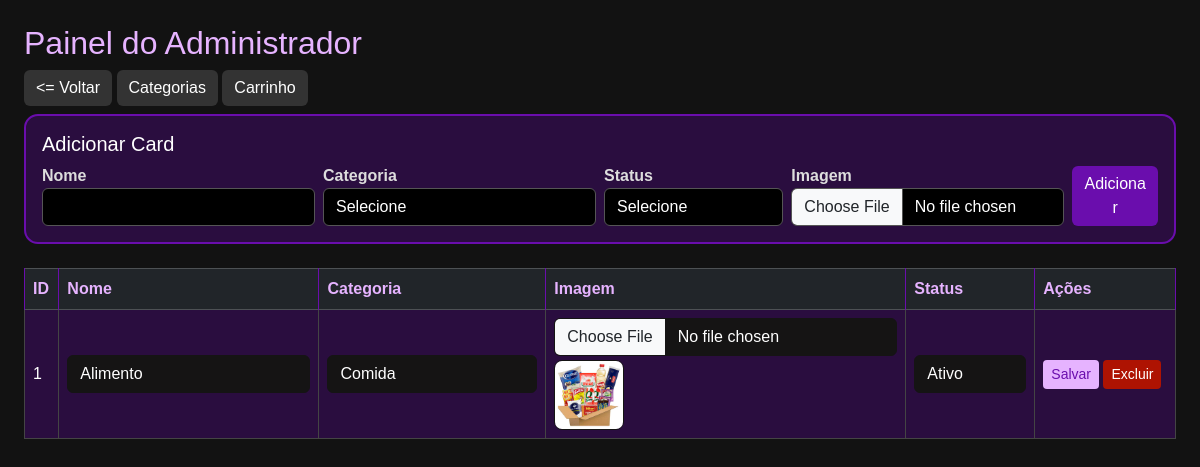
Page /editar_viva.php on the committed database.
### tables this page shows
CREATE TABLE IF NOT EXISTS `produtos` (
  `id` int(11) NOT NULL AUTO_INCREMENT,
  `nome` varchar(100) NOT NULL,
  `categoria` varchar(50) NOT NULL,
  `imagem` varchar(255) DEFAULT NULL,
  `ativo` tinyint(1) DEFAULT 1,
  `status` enum('ativo','urgente','inativo') DEFAULT 'ativo',
  `urgente` tinyint(1) DEFAULT 0,
  PRIMARY KEY (`id`)
);

### editar_viva.php (the view, shortened to what this page needs)
<?php
$conn = new mysqli("localhost", "root", "", "cadastro");
$catResult = $conn->query("SELECT DISTINCT categoria FROM produtos ORDER BY categoria");
$categorias = $catResult ? $catResult->fetch_all(MYSQLI_ASSOC) : [];
$result = $conn->query("SELECT * FROM produtos ORDER BY status, categoria, nome");
$produtos = $result->fetch_all(MYSQLI_ASSOC);
?>
<!DOCTYPE html>
<html lang="pt-br">
<head>
<link href="https://cdn.jsdelivr.net/npm/bootstrap@5.3.3/dist/css/bootstrap.min.css" rel="stylesheet">
</head>
<body class="p-4">
<h2>Painel do Administrador</h2>
<a href="admin.php" class="btn btn-secondary mb-2"><= Voltar</a>
<a href="categorias.php" class="btn btn-secondary mb-2">Categorias</a>
<a href="editar_carrinho.php" class="btn btn-secondary mb-2">Carrinho</a>
<div class="card p-3 mb-4">
<h5>Adicionar Card</h5>
<form method="post" enctype="multipart/form-data" class="row g-2 align-items-end">
    <div class="col-md-3">
        <label>Nome</label>
      <input type="text" name="nome" class="form-control">
    </div>
    <div class="col-md-3">
        <label>Categoria</label>
        <select name="categoria" id="categoriaSelect" class="form-select">
            <option value="">Selecione</option>
        </select>
    </div>
    <div class="col-md-2">
        <label>Status</label>
        <select name="status" class="form-select">
            <option value="">Selecione</option>
        </select>
    </div>
    <div class="col-md-3">
        <label>Imagem</label>
        <input type="file" name="imagem" class="form-control">
    </div>
    <div class="col-md-1">
        <button type="submit" name="adicionar" class="btn btn-primary w-100">Adicionar</button>
    </div>
</form>
</div>
<form method="post" enctype="multipart/form-data">
<table class="table table-bordered align-middle">
<thead class="table-dark">
<tr>
<th>ID</th><th>Nome</th><th>Categoria</th><th>Imagem</th><th>Status</th><th>Ações</th>
</tr>
</thead>
<tbody>
<?php foreach ($produtos as $p): ?>
<tr>
<td><?= $p['id'] ?></td>
<td>
<input type="text" name="produtos[<?= $p['id'] ?>][nome]"
       value="<?= htmlspecialchars($p['nome']) ?>" class="form-control">
</td>
<td>
<select name="produtos[<?= $p['id'] ?>][categoria]"
        class="form-select categoria-select"
        data-id="<?= $p['id'] ?>">
<?php foreach ($categorias as $c): ?>
<option value="<?= $c['categoria'] ?>" <?= $p['categoria']==$c['categoria']?'selected':'' ?>>
<?= $c['categoria'] ?>
</option>
<?php endforeach; ?>
</select>
</td>
<td>
<input type="file" name="produtos[<?= $p['id'] ?>][imagem]" class="form-control mb-1">
<img src="<?= $p['imagem'] ?>">
</td>
<td>
<select name="produtos[<?= $p['id'] ?>][status]" class="form-select">
<option value="ativo" <?= $p['status']=='ativo'?'selected':'' ?>>Ativo</option>
</select>
</td>
<td>
<button type="submit" name="salvar" value="<?= $p['id'] ?>" class="btn btn-success btn-sm">Salvar</button>
<button type="submit"
        name="excluir"
        class="btn btn-danger btn-sm"
        onclick="document.getElementById('id<?= $p['id'] ?>').value=<?= $p['id'] ?>; return confirm('Tem certeza?');">
Excluir
</button>
</td>
</tr>
<?php endforeach; ?>
</tbody>
</table>
</form>
</body>
</html>

### editar_viva.php (style rules this page uses)
img { max-width:80px; border-radius:6px; }
html, body { background-color: #121212; color: #fff; min-height: 100%; font-family: Arial, sans-serif; }
h2 { color: #e6b3ff; }
.btn-secondary { background: #333; border: none; color: #fff; }
.card { background: #2a0d3f; border: 2px solid #6a0dad; border-radius: 14px; color: #fff; }
label { color: #ddd; font-weight: 600; }
.form-control, .form-select { background: #000; color: #fff; border: 1px solid #555; }
.form-control::placeholder { color: #aaa; }
input[type="file"] { background: #000; color: #fff; }
.btn-primary { background: #6a0dad; border: none; color: #fff; }
.btn-success { background: #e6b3ff; border: none; color: #6a0dad; }
.btn-danger { background: #ae1302ff; border: none; color: #fff; }
.table { background: #2a0d3f !important; color: #fff; border-color: #6a0dad; }
.table thead { background: #1b082b !important; }
.table th { color: #e6b3ff; border-color: #6a0dad; }
.table td, .table tbody, .table tbody tr { background: #2a0d3f !important; color: #fff; border-color: #444; vertical-align: middle; }
.table input, .table select { background: #151414ff !important; color: #fff; border: 1px solid #151414ff; }
img { max-width: 70px; border-radius: 8px; border: 1px solid #151414ff; }

### rows in the picture
produtos: id "1", nome "Alimento", categoria+id "Comida", imagem (picture), status+id "Ativo"
